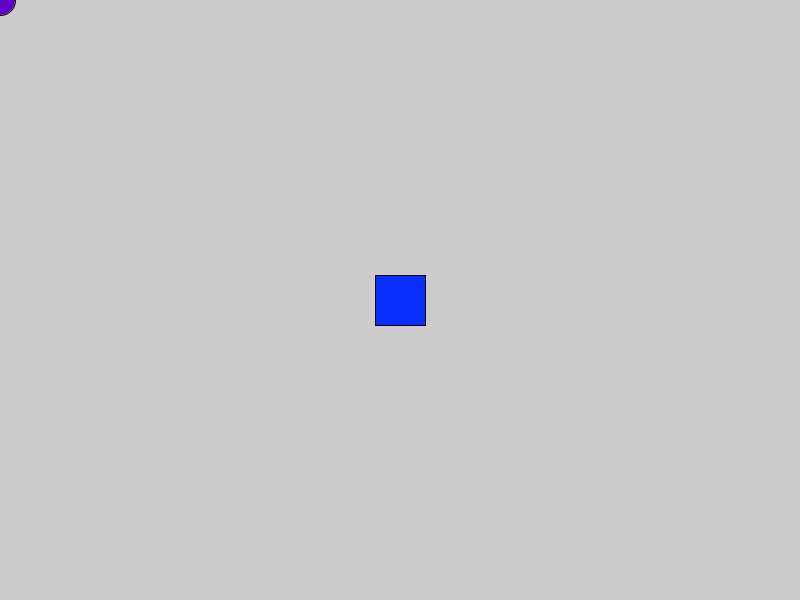
Frame 1 (no input)
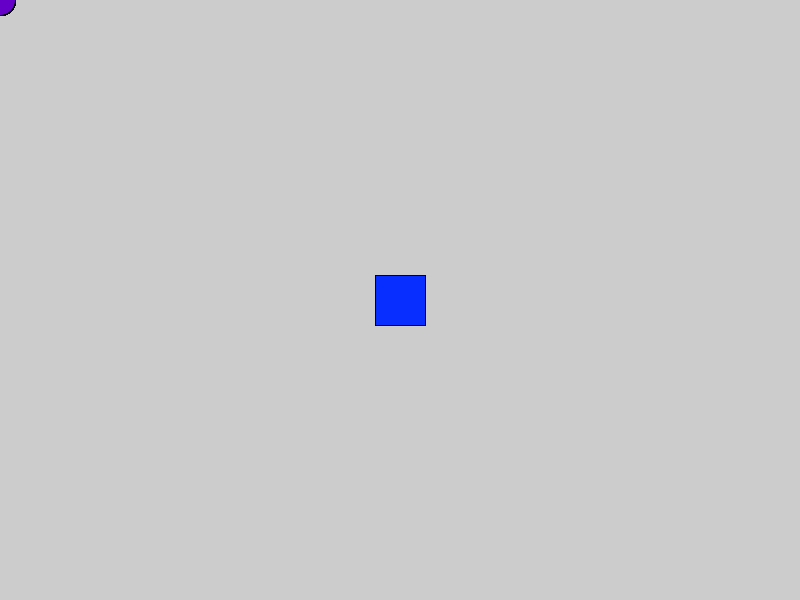
Frame 60 (the mouse pressed at the canvas centre just before this capture)
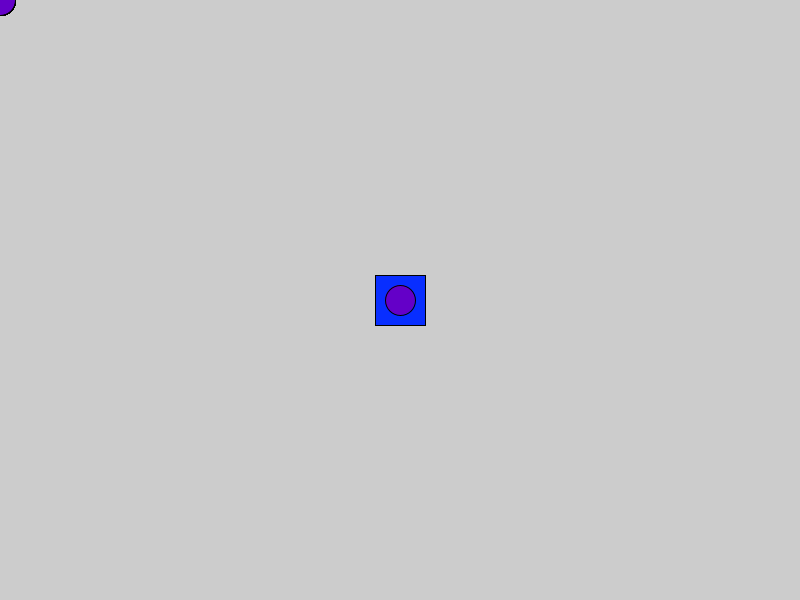
Frame 120 (the mouse held since frame 60 and released just before this capture)

The Processing sketch that drew these frames (run headless with seeded random() and noise(); from frame 60 on, the mouse is pressed at the canvas centre):

// Processing sketch: VoidFunctions
// ── VoidFunctions.pde
void setup() {
  size(800, 600);
}

void draw() {
  DrawABlueSquare();
  DrawACircle(100,0,200);
}

void DrawABlueSquare() {
  fill(#082EFF);
  rect(375, 275, 50, 50);
}

void DrawACircle(float red, float green, float blue){
  fill(red,green,blue);
  ellipse(mouseX,mouseY,30,30);
}
  
/*********************************
 how to define function: dataType name (parameters- that are not included in code){
 block of code
 }
 **********************************/
